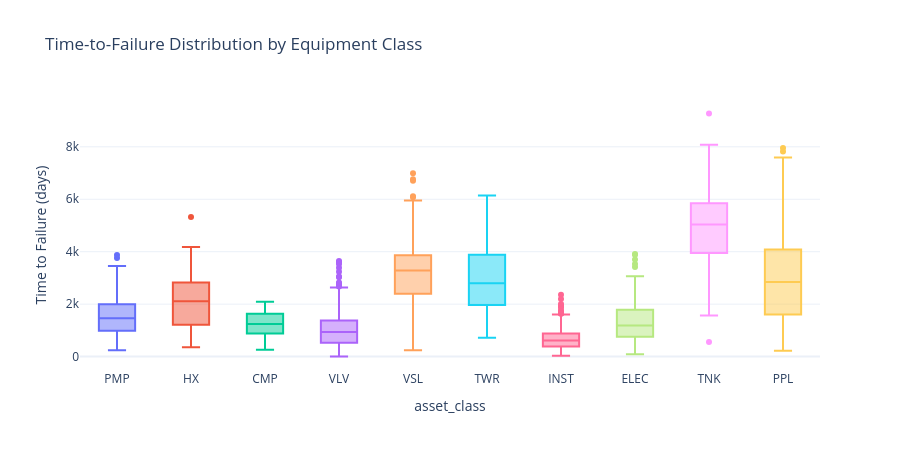

The notebook cell this image was saved under:
### Code cell
fig = px.box(
    failures, x="asset_class", y="time_to_failure_d", color="asset_class",
    title="Time-to-Failure Distribution by Equipment Class",
    labels={"time_to_failure_d": "Time to Failure (days)"},
)
fig.update_layout(template="plotly_white", height=450, showlegend=False)
fig.show()

### Figure 1 — Plotly figure (JSON) as saved in the notebook; plotly's stock layout.template omitted (floating-point values rounded to 4 significant figures; data arrays with more than 128 entries replaced by an {"elided": "..."} marker saying what was removed)
{"data": [{"alignmentgroup": "True", "hovertemplate": "asset_class=%{x}<br>Time to Failure (days)=%{y}<extra></extra>", "legendgroup": "PMP", "marker": {"color": "#636efa"}, "name": "PMP", "notched": false, "offsetgroup": "PMP", "orientation": "v", "showlegend": true, "type": "box", "x": {"elided": "318 str values"}, "x0": " ", "xaxis": "x", "y": {"elided": "318 float values"}, "y0": " ", "yaxis": "y"}, {"alignmentgroup": "True", "hovertemplate": "asset_class=%{x}<br>Time to Failure (days)=%{y}<extra></extra>", "legendgroup": "HX", "marker": {"color": "#EF553B"}, "name": "HX", "notched": false, "offsetgroup": "HX", "orientation": "v", "showlegend": true, "type": "box", "x": {"elided": "138 str values"}, "x0": " ", "xaxis": "x", "y": {"elided": "138 float values"}, "y0": " ", "yaxis": "y"}, {"alignmentgroup": "True", "hovertemplate": "asset_class=%{x}<br>Time to Failure (days)=%{y}<extra></extra>", "legendgroup": "CMP", "marker": {"color": "#00cc96"}, "name": "CMP", "notched": false, "offsetgroup": "CMP", "orientation": "v", "showlegend": true, "type": "box", "x": ["CMP", "CMP", "CMP", "CMP", "CMP", "CMP", "CMP", "CMP", "CMP", "CMP", "CMP", "CMP", "CMP", "CMP", "CMP", "CMP", "CMP", "CMP", "CMP", "CMP", "CMP", "CMP", "CMP", "CMP", "CMP", "CMP", "CMP", "CMP", "CMP", "CMP", "CMP", "CMP", "CMP", "CMP", "CMP", "CMP", "CMP", "CMP", "CMP", "CMP", "CMP", "CMP", "CMP", "CMP", "CMP", "CMP", "CMP", "CMP", "CMP", "CMP", "CMP", "CMP", "CMP", "CMP", "CMP", "CMP", "CMP", "CMP", "CMP", "CMP", "CMP", "CMP", "CMP", "CMP", "CMP", "CMP", "CMP", "CMP", "CMP", "CMP"], "x0": " ", "xaxis": "x", "y": [821.3, 962.0, 1683.0, 1726.0, 747.1, 1829.0, 1012.0, 1163.0, 1243.0, 1579.0, 1833.0, 258.6, 1349.0, 881.4, 1447.0, 1612.0, 1766.0, 2059.0, 2093.0, 797.3, 1335.0, 1758.0, 651.5, 678.2, 735.0, 857.6, 1689.0, 1283.0, 1370.0, 1547.0, 1765.0, 725.4, 836.2, 1053.0, 2038.0, 447.5, 1126.0, 1304.0, 1198.0, 1241.0, 1636.0, 834.6, 947.2, 1208.0, 1215.0, 926.4, 1017.0, 1429.0, 1493.0, 2034.0, 2081.0, 582.0, 654.0, 1695.0, 1777.0, 519.2, 1115.0, 1093.0, 1139.0, 1420.0, 1624.0, 1920.0, 2004.0, 806.3, 957.8, 1205.0, 1408.0, 1506.0, 669.1, 1523.0], "y0": " ", "yaxis": "y"}, {"alignmentgroup": "True", "hovertemplate": "asset_class=%{x}<br>Time to Failure (days)=%{y}<extra></extra>", "legendgroup": "VLV", "marker": {"color": "#ab63fa"}, "name": "VLV", "notched": false, "offsetgroup": "VLV", "orientation": "v", "showlegend": true, "type": "box", "x": {"elided": "471 str values"}, "x0": " ", "xaxis": "x", "y": {"elided": "471 float values"}, "y0": " ", "yaxis": "y"}, {"alignmentgroup": "True", "hovertemplate": "asset_class=%{x}<br>Time to Failure (days)=%{y}<extra></extra>", "legendgroup": "VSL", "marker": {"color": "#FFA15A"}, "name": "VSL", "notched": false, "offsetgroup": "VSL", "orientation": "v", "showlegend": true, "type": "box", "x": ["VSL", "VSL", "VSL", "VSL", "VSL", "VSL", "VSL", "VSL", "VSL", "VSL", "VSL", "VSL", "VSL", "VSL", "VSL", "VSL", "VSL", "VSL", "VSL", "VSL", "VSL", "VSL", "VSL", "VSL", "VSL", "VSL", "VSL", "VSL", "VSL", "VSL", "VSL", "VSL", "VSL", "VSL", "VSL", "VSL", "VSL", "VSL", "VSL", "VSL", "VSL", "VSL", "VSL", "VSL", "VSL", "VSL", "VSL", "VSL", "VSL", "VSL", "VSL", "VSL", "VSL", "VSL", "VSL", "VSL", "VSL", "VSL", "VSL", "VSL", "VSL", "VSL", "VSL", "VSL", "VSL", "VSL", "VSL", "VSL", "VSL", "VSL", "VSL", "VSL", "VSL", "VSL", "VSL", "VSL", "VSL", "VSL", "VSL", "VSL", "VSL", "VSL", "VSL", "VSL", "VSL", "VSL", "VSL", "VSL", "VSL", "VSL", "VSL", "VSL", "VSL", "VSL", "VSL", "VSL", "VSL", "VSL", "VSL", "VSL", "VSL", "VSL", "VSL", "VSL", "VSL", "VSL", "VSL", "VSL", "VSL", "VSL", "VSL", "VSL", "VSL", "VSL"], "x0": " ", "xaxis": "x", "y": [2479.0, 2806.0, 3397.0, 4318.0, 1437.0, 1519.0, 2391.0, 3405.0, 4936.0, 4987.0, 2752.0, 4787.0, 3332.0, 3819.0, 3822.0, 3839.0, 4334.0, 2425.0, 3688.0, 4687.0, 5956.0, 856.0, 2244.0, 3647.0, 3853.0, 3997.0, 5583.0, 1125.0, 2162.0, 2479.0, 3304.0, 3666.0, 4546.0, 553.4, 2510.0, 2693.0, 2750.0, 3634.0, 3787.0, 1483.0, 2099.0, 3160.0, 3255.0, 3692.0, 2429.0, 2997.0, 6766.0, 2782.0, 3025.0, 2212.0, 3023.0, 4108.0, 2397.0, 3861.0, 4984.0, 3282.0, 3924.0, 5779.0, 1219.0, 1421.0, 2800.0, 2884.0, 3135.0, 3334.0, 2498.0, 3817.0, 1649.0, 2228.0, 3440.0, 3853.0, 3927.0, 2031.0, 3959.0, 4403.0, 4931.0, 6707.0, 2007.0, 2256.0, 2499.0, 3749.0, 6076.0, 6994.0, 2200.0, 3305.0, 3025.0, 3563.0, 1323.0, 2985.0, 3369.0, 4917.0, 6112.0, 1579.0, 4642.0, 1468.0, 2269.0, 3283.0, 3777.0, 3960.0, 5243.0, 245.7, 1980.0, 2309.0, 4466.0, 2807.0, 3693.0, 3761.0, 2824.0, 3735.0, 1651.0, 2029.0, 2225.0, 2449.0, 2869.0, 3601.0], "y0": " ", "yaxis": "y"}, {"alignmentgroup": "True", "hovertemplate": "asset_class=%{x}<br>Time to Failure (days)=%{y}<extra></extra>", "legendgroup": "TWR", "marker": {"color": "#19d3f3"}, "name": "TWR", "notched": false, "offsetgroup": "TWR", "orientation": "v", "showlegend": true, "type": "box", "x": ["TWR", "TWR", "TWR", "TWR", "TWR", "TWR", "TWR", "TWR", "TWR", "TWR", "TWR", "TWR", "TWR", "TWR", "TWR", "TWR", "TWR", "TWR", "TWR", "TWR", "TWR", "TWR", "TWR", "TWR", "TWR", "TWR", "TWR", "TWR", "TWR", "TWR", "TWR", "TWR", "TWR", "TWR", "TWR", "TWR", "TWR", "TWR", "TWR", "TWR", "TWR", "TWR", "TWR"], "x0": " ", "xaxis": "x", "y": [1334.0, 2567.0, 5955.0, 1352.0, 3841.0, 4449.0, 6086.0, 2323.0, 2505.0, 2794.0, 2922.0, 4675.0, 886.2, 2986.0, 787.1, 1396.0, 1745.0, 2029.0, 3899.0, 3314.0, 3517.0, 716.5, 1125.0, 1947.0, 3829.0, 1530.0, 2077.0, 2881.0, 2946.0, 3157.0, 5442.0, 2547.0, 2580.0, 3943.0, 4132.0, 6141.0, 2170.0, 3174.0, 5627.0, 2729.0, 4190.0, 800.6, 2424.0], "y0": " ", "yaxis": "y"}, {"alignmentgroup": "True", "hovertemplate": "asset_class=%{x}<br>Time to Failure (days)=%{y}<extra></extra>", "legendgroup": "INST", "marker": {"color": "#FF6692"}, "name": "INST", "notched": false, "offsetgroup": "INST", "orientation": "v", "showlegend": true, "type": "box", "x": {"elided": "721 str values"}, "x0": " ", "xaxis": "x", "y": {"elided": "721 float values"}, "y0": " ", "yaxis": "y"}, {"alignmentgroup": "True", "hovertemplate": "asset_class=%{x}<br>Time to Failure (days)=%{y}<extra></extra>", "legendgroup": "ELEC", "marker": {"color": "#B6E880"}, "name": "ELEC", "notched": false, "offsetgroup": "ELEC", "orientation": "v", "showlegend": true, "type": "box", "x": {"elided": "338 str values"}, "x0": " ", "xaxis": "x", "y": {"elided": "338 float values"}, "y0": " ", "yaxis": "y"}, {"alignmentgroup": "True", "hovertemplate": "asset_class=%{x}<br>Time to Failure (days)=%{y}<extra></extra>", "legendgroup": "TNK", "marker": {"color": "#FF97FF"}, "name": "TNK", "notched": false, "offsetgroup": "TNK", "orientation": "v", "showlegend": true, "type": "box", "x": ["TNK", "TNK", "TNK", "TNK", "TNK", "TNK", "TNK", "TNK", "TNK", "TNK", "TNK", "TNK", "TNK", "TNK", "TNK", "TNK", "TNK", "TNK", "TNK", "TNK", "TNK", "TNK", "TNK", "TNK", "TNK", "TNK", "TNK", "TNK", "TNK", "TNK", "TNK", "TNK", "TNK", "TNK", "TNK", "TNK", "TNK", "TNK", "TNK", "TNK", "TNK", "TNK", "TNK", "TNK", "TNK", "TNK", "TNK", "TNK", "TNK", "TNK", "TNK", "TNK", "TNK", "TNK", "TNK", "TNK", "TNK", "TNK", "TNK", "TNK", "TNK", "TNK", "TNK", "TNK", "TNK", "TNK", "TNK", "TNK", "TNK", "TNK", "TNK", "TNK", "TNK", "TNK", "TNK", "TNK", "TNK", "TNK", "TNK", "TNK", "TNK", "TNK", "TNK"], "x0": " ", "xaxis": "x", "y": [3476.0, 4935.0, 2763.0, 3849.0, 5393.0, 6250.0, 3977.0, 5119.0, 5414.0, 5559.0, 6498.0, 3405.0, 4034.0, 4819.0, 6002.0, 3286.0, 4398.0, 4608.0, 5286.0, 6118.0, 6164.0, 2887.0, 3462.0, 4332.0, 5508.0, 6234.0, 6423.0, 4673.0, 5609.0, 6090.0, 6674.0, 7365.0, 3795.0, 7061.0, 551.8, 4783.0, 4856.0, 4893.0, 5418.0, 5687.0, 1864.0, 2231.0, 3106.0, 4165.0, 3635.0, 4779.0, 4517.0, 9270.0, 3855.0, 5748.0, 5793.0, 6590.0, 8082.0, 1679.0, 3149.0, 3665.0, 3938.0, 5039.0, 5192.0, 4817.0, 5073.0, 6033.0, 6060.0, 7035.0, 4771.0, 5548.0, 5617.0, 5863.0, 4717.0, 5456.0, 5617.0, 6337.0, 6801.0, 2876.0, 4236.0, 4591.0, 5317.0, 5549.0, 1567.0, 4391.0, 5263.0, 2693.0, 7165.0], "y0": " ", "yaxis": "y"}, {"alignmentgroup": "True", "hovertemplate": "asset_class=%{x}<br>Time to Failure (days)=%{y}<extra></extra>", "legendgroup": "PPL", "marker": {"color": "#FECB52"}, "name": "PPL", "notched": false, "offsetgroup": "PPL", "orientation": "v", "showlegend": true, "type": "box", "x": {"elided": "171 str values"}, "x0": " ", "xaxis": "x", "y": {"elided": "171 float values"}, "y0": " ", "yaxis": "y"}], "layout": {"boxmode": "overlay", "height": 450, "legend": {"title": {"text": "asset_class"}, "tracegroupgap": 0}, "showlegend": false, "title": {"text": "Time-to-Failure Distribution by Equipment Class"}, "xaxis": {"anchor": "y", "categoryarray": ["PMP", "HX", "CMP", "VLV", "VSL", "TWR", "INST", "ELEC", "TNK", "PPL"], "categoryorder": "array", "domain": [0.0, 1.0], "title": {"text": "asset_class"}}, "yaxis": {"anchor": "x", "domain": [0.0, 1.0], "title": {"text": "Time to Failure (days)"}}}}
